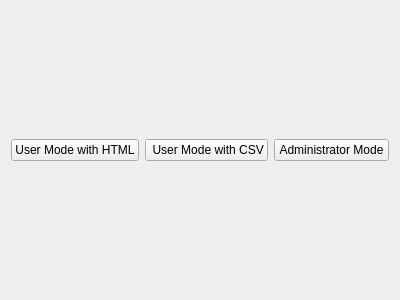
<?xml version="1.0" encoding="UTF-8"?>
<ui version="4.0">
 <class>SelectModeGUI</class>
 <widget class="QWidget" name="SelectModeGUI">
  <property name="geometry">
   <rect>
    <x>0</x>
    <y>0</y>
    <width>400</width>
    <height>300</height>
   </rect>
  </property>
  <property name="windowTitle">
   <string>SelectModeGUI</string>
  </property>
  <layout class="QVBoxLayout" name="verticalLayout_2">
   <item>
    <layout class="QHBoxLayout" name="horizontalLayout">
     <item>
      <widget class="QPushButton" name="chooseUserModeWithHTML_Button">
       <property name="text">
        <string>User Mode with HTML</string>
       </property>
      </widget>
     </item>
     <item>
      <widget class="QPushButton" name="chooseUserModeWithCSV_Button">
       <property name="text">
        <string> User Mode with CSV</string>
       </property>
      </widget>
     </item>
     <item>
      <widget class="QPushButton" name="chooseAdministratorModeButton">
       <property name="text">
        <string>Administrator Mode</string>
       </property>
      </widget>
     </item>
    </layout>
   </item>
  </layout>
 </widget>
 <resources/>
 <connections/>
</ui>
